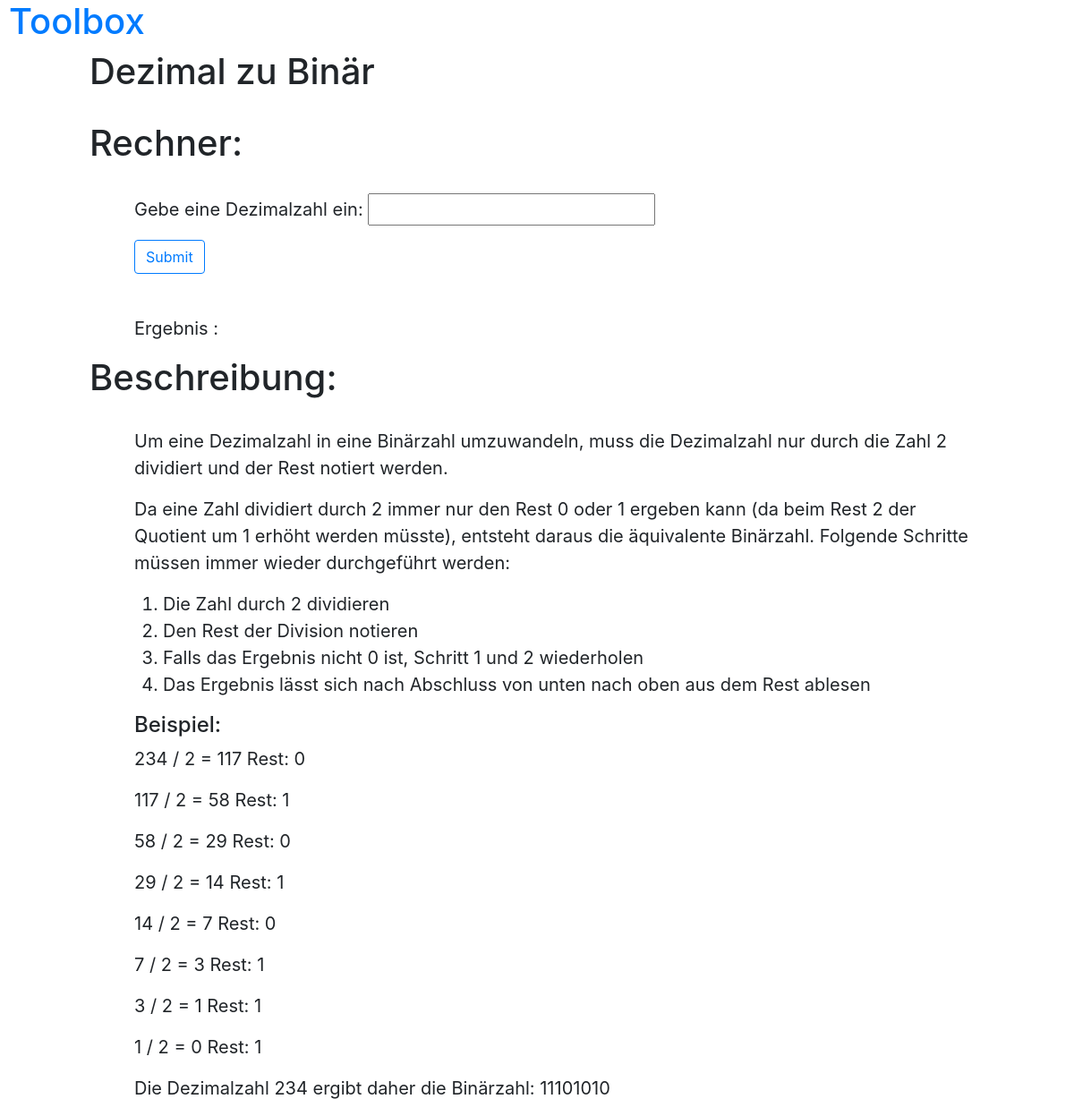
Page /2/ on the committed database.
### app/models.py (models this page shows)
class Application(models.Model):
    class Meta:
        verbose_name_plural = 'Applications'
    id = models.IntegerField(primary_key=True)
    name = models.CharField(max_length=30)
    description = models.CharField(max_length=300)
    function = models.CharField(max_length=500)
    template_text = models.CharField(max_length=500)
    input_anzahl = models.IntegerField()
    output_anzahl = models.IntegerField()
    error_message = models.CharField(max_length=100)

### app/views.py (the view)
# urls.py: path('<int:pk>/', manage_functions, name='manage'),
def manage_functions(request, pk=None):
    if pk:
        function = Application.objects.get(pk=pk)
    val = function.template_text.replace('{{ opci }}', '0').replace('{{ error }}', '')
    for i in range(1, function.output_anzahl + 1):
        val = val.replace('{{ ' + alphabet[i] + ' }}', '')
    return render(request, f'app/template.html',
                  {'page_title': f'{function.name}',
                   'id': f'{pk}',
                   'op': 0,
                   'templatecode': val,
                   'description': function.description,
                   })

### templates/app/template.html (shortened to what this page needs)
{% extends 'app/base.html' %}
{% load bootstrap4 %}
{% block content %}
    <h1 style="margin-left: 50px;">{{ page_title }}</h1><br>
    <h1 style="margin-left: 50px;">Rechner:</h1><br>
    <form action="results" method="post">
        <div style="margin-left: 100px; margin-right: 100px; font-size: 20px;">
            {{ templatecode |safe }}
        </div>
    </form>
    <h1 style="margin-left: 50px;">Beschreibung:</h1><br>
    <div style="margin-left: 100px; margin-right: 100px; font-size: 20px;">
        {{ description |safe }}
    </div>
{% endblock %}

### rows in the picture
Application: name "Dezimal zu Binär", description "Um eine Dezimalzahl in eine Binärzahl umzuwandeln, muss die Dezimalzahl nur durch die Zahl 2 dividiert und der Rest notiert werden. Da eine Zahl dividiert durch 2 immer nur den Rest 0 oder 1 ergeben kann (da beim Rest 2 der Quotient um 1 erhöht werden müsste), entsteht daraus die äquivalente Binärzahl. Folgende Schritte müssen immer wieder durchgeführt werden: Die Zahl durch 2 dividieren Den Rest der Division notieren Falls das Ergebnis nicht 0 ist, Schritt 1 und 2 wiederholen Das Ergebnis lässt sich nach Abschluss von unten nach oben aus dem Rest ablesen Beispiel: 234 / 2 = 117 Rest: 0 117 / 2 = 58 Rest: 1 58 / 2 = 29 Rest: 0 29 / 2 = 14 Rest: 1 14 / 2 = 7 Rest: 0 7 / 2 = 3 Rest: 1 3 / 2 =…"
